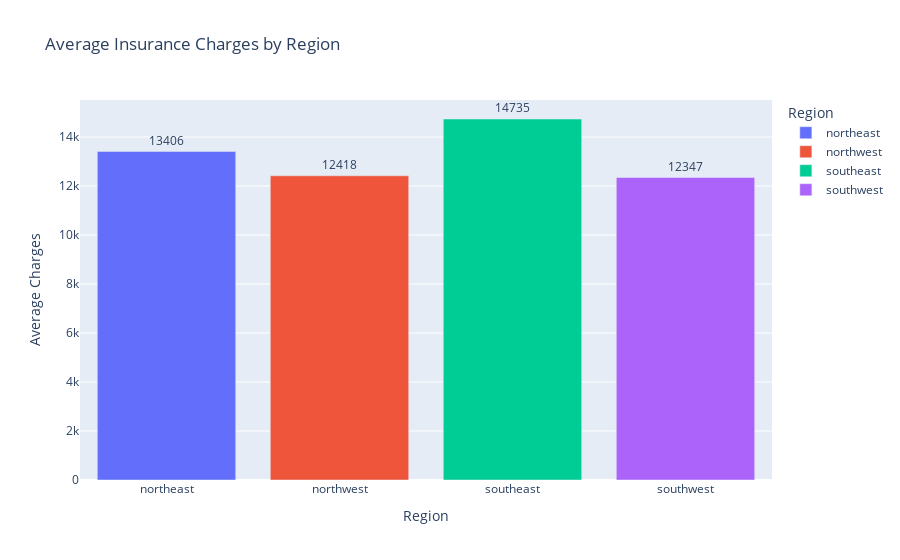

The notebook cell saved with this chart:
### Code cell
import pandas as pd
import plotly.express as px

df = pd.read_csv('insurance.csv')

# Calculate average charges by region and round to the nearest integer
avg_charges = df.groupby('region')['charges'].mean().reset_index()
avg_charges['charges_rounded'] = avg_charges['charges'].round(0).astype(int)

fig = px.bar(
    avg_charges,
    x='region',
    y='charges',
    color='region',
    text='charges_rounded',  # Show rounded values on the bar
    title='Average Insurance Charges by Region',
    labels={'charges': 'Average Charges', 'region': 'Region'}
)

fig.update_traces(texttemplate='%{text}', textposition='outside')
fig.update_layout(uniformtext_minsize=8, uniformtext_mode='hide')

fig.show()

### Figure 1 — Plotly figure (JSON) as saved in the notebook; plotly's stock layout.template omitted (floating-point values rounded to 4 significant figures)
{"data": [{"hovertemplate": "Region=%{x}<br>Average Charges=%{y}<br>charges_rounded=%{text}<extra></extra>", "legendgroup": "northeast", "marker": {"color": "#636efa", "pattern": {"shape": ""}}, "name": "northeast", "orientation": "v", "showlegend": true, "text": [13410.0], "textposition": "outside", "texttemplate": "%{text}", "type": "bar", "x": ["northeast"], "xaxis": "x", "y": [13410.0], "yaxis": "y"}, {"hovertemplate": "Region=%{x}<br>Average Charges=%{y}<br>charges_rounded=%{text}<extra></extra>", "legendgroup": "northwest", "marker": {"color": "#EF553B", "pattern": {"shape": ""}}, "name": "northwest", "orientation": "v", "showlegend": true, "text": [12420.0], "textposition": "outside", "texttemplate": "%{text}", "type": "bar", "x": ["northwest"], "xaxis": "x", "y": [12420.0], "yaxis": "y"}, {"hovertemplate": "Region=%{x}<br>Average Charges=%{y}<br>charges_rounded=%{text}<extra></extra>", "legendgroup": "southeast", "marker": {"color": "#00cc96", "pattern": {"shape": ""}}, "name": "southeast", "orientation": "v", "showlegend": true, "text": [14740.0], "textposition": "outside", "texttemplate": "%{text}", "type": "bar", "x": ["southeast"], "xaxis": "x", "y": [14740.0], "yaxis": "y"}, {"hovertemplate": "Region=%{x}<br>Average Charges=%{y}<br>charges_rounded=%{text}<extra></extra>", "legendgroup": "southwest", "marker": {"color": "#ab63fa", "pattern": {"shape": ""}}, "name": "southwest", "orientation": "v", "showlegend": true, "text": [12350.0], "textposition": "outside", "texttemplate": "%{text}", "type": "bar", "x": ["southwest"], "xaxis": "x", "y": [12350.0], "yaxis": "y"}], "layout": {"barmode": "relative", "legend": {"title": {"text": "Region"}, "tracegroupgap": 0}, "title": {"text": "Average Insurance Charges by Region"}, "uniformtext": {"minsize": 8, "mode": "hide"}, "xaxis": {"anchor": "y", "categoryarray": ["northeast", "northwest", "southeast", "southwest"], "categoryorder": "array", "domain": [0, 1], "title": {"text": "Region"}}, "yaxis": {"anchor": "x", "domain": [0, 1], "title": {"text": "Average Charges"}}}}
